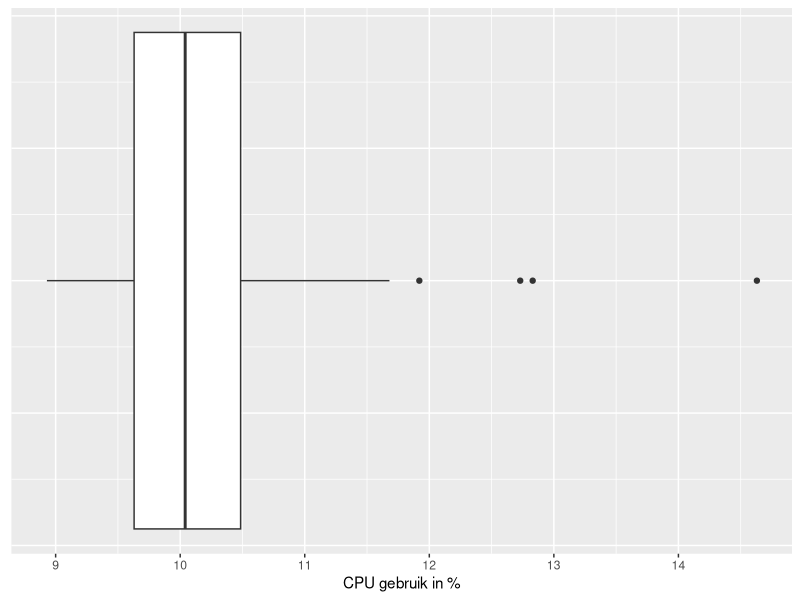

The R source for this figure:
# Boxplot van het cpu gebruik van de laatste 24h

library(readr)
library(ggplot2)
CpuData <- read_table2("SC2_CPUGebruikDag12.csv", skip = 1)

CpuData <- CpuData[8]
CpuUsage <- 100-CpuData

names(CpuUsage)[names(CpuUsage) == "%idle"] <- "Cpu"

cpuBoxPlot <- ggplot(CpuUsage, aes(x=Cpu)) + geom_boxplot()

cpuBoxPlot <- cpuBoxPlot+ theme(axis.text.y = element_blank(), axis.ticks.y = element_blank())

cpuBoxPlot <- cpuBoxPlot + labs(x = "CPU gebruik in %")

cpuBoxPlot